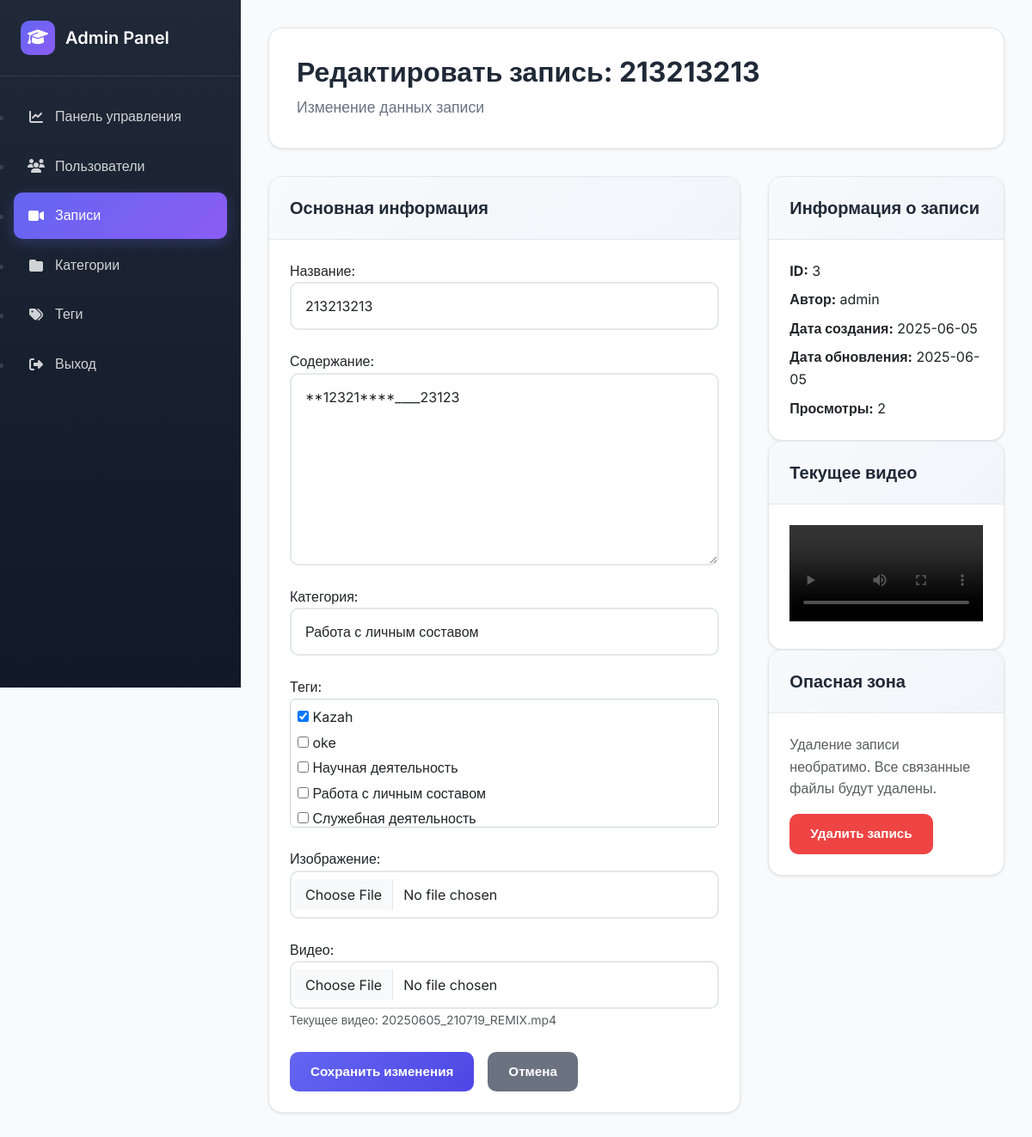
The app's page /admin/recordings/3/edit (signed in), older data.
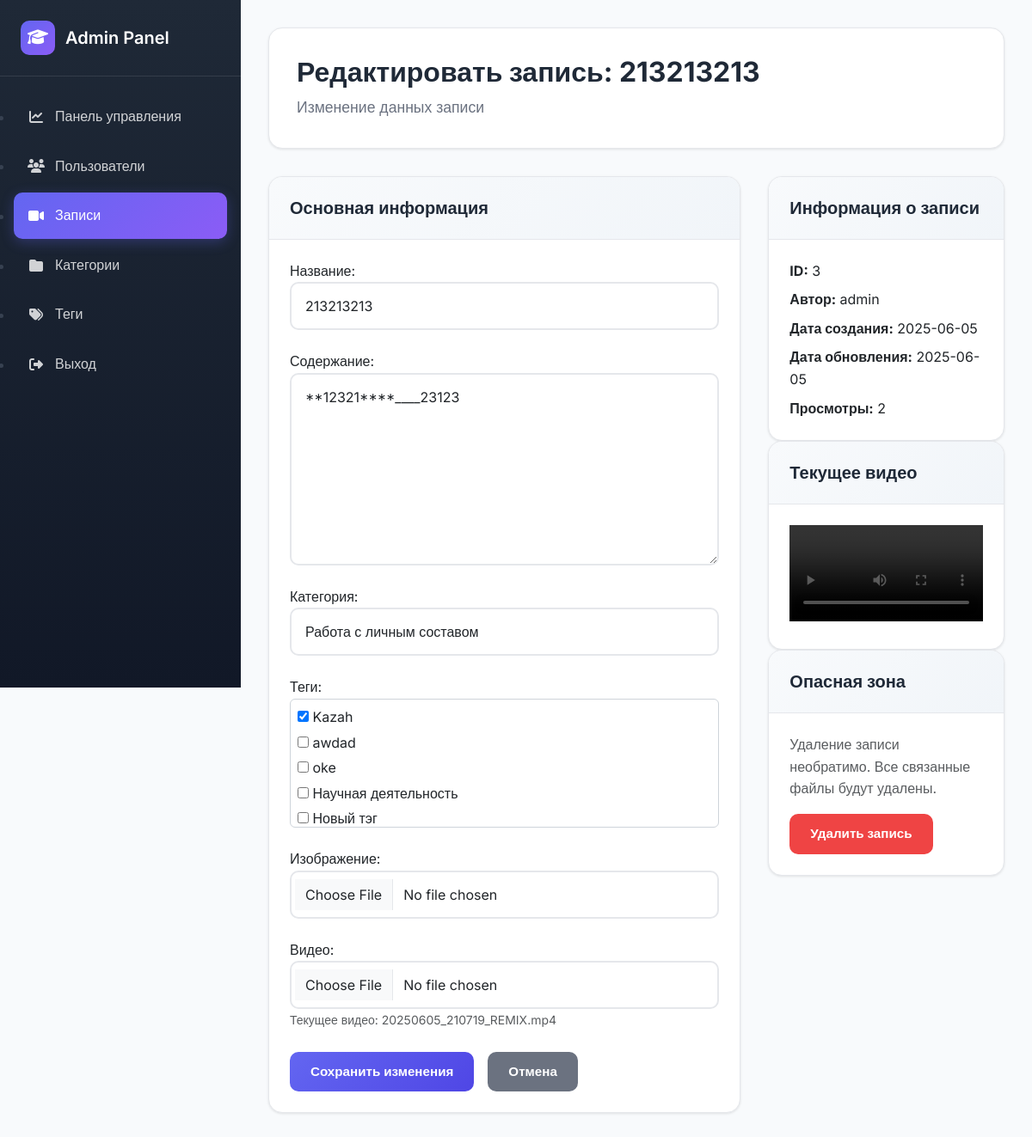
The same page, newer data.
### tables this page shows
CREATE TABLE tags (
            id INTEGER PRIMARY KEY AUTOINCREMENT,
            name TEXT UNIQUE NOT NULL,
            created_at TIMESTAMP DEFAULT CURRENT_TIMESTAMP
        );

### backend/app.py (the view, shortened to what this page needs)
@app.route('/admin/recordings/<int:recording_id>/edit', methods=['GET', 'POST'])
@admin_required
def edit_recording(recording_id):
    db = get_db()
    cursor = db.cursor()
    cursor.execute('''
        SELECT r.*, c.name as category_name, u.username as author_username
        FROM recordings r
        LEFT JOIN categories c ON r.category_id = c.id
        LEFT JOIN users u ON r.author_id = u.id
        WHERE r.id = ?
    ''', (recording_id,))
    recording = cursor.fetchone()
    if not recording:
        flash('Recording not found', 'error')
        return redirect(url_for('admin_recordings'))
    cursor.execute('''
        SELECT t.id, t.name FROM tags t
        JOIN recording_tags rt ON t.id = rt.tag_id
        WHERE rt.recording_id = ?
    ''', (recording_id,))
    recording_tags = cursor.fetchall()
    cursor.execute('SELECT * FROM categories ORDER BY name')
    categories = cursor.fetchall()
    cursor.execute('SELECT * FROM tags ORDER BY name')
    tags = cursor.fetchall()
    return render_template('admin/edit_recording.html',
                         recording=recording,
                         recording_tags=recording_tags,
                         categories=categories,
                         tags=tags)

### backend/app.py (called while the page is built)
def get_db():
    if 'db' not in g:
        g.db = sqlite3.connect(app.config['DATABASE'])
        g.db.row_factory = sqlite3.Row
    return g.db

def close_db_1(e=None):
    db = g.pop('db', None)
    if db is not None:
        db.close()

@app.before_request
def handle_preflight():
    if request.method == "OPTIONS":
        response = jsonify({'message': 'OK'})
        response.headers.add("Access-Control-Allow-Origin", "*")
        response.headers.add('Access-Control-Allow-Headers', "*")
        response.headers.add('Access-Control-Allow-Methods', "*")
        return response

@app.before_request
def log_request_info():
    if app.debug:
        print(f"Request: {request.method} {request.url}")
        if request.is_json:
            print(f"JSON: {request.get_json()}")

@app.after_request
def after_request(response):
    response.headers.add('Access-Control-Allow-Origin', '*')
    response.headers.add('Access-Control-Allow-Headers', 'Content-Type,Authorization')
    response.headers.add('Access-Control-Allow-Methods', 'GET,PUT,POST,DELETE,OPTIONS')
    return response

### backend/templates/admin/edit_recording.html (shortened to what the changed rows need)
{% extends "admin/base.html" %}
{% block content %}
<div class="page-header">
    <h2>Редактировать запись: {{ recording.title }}</h2>
</div>
<div style="display: grid; grid-template-columns: 2fr 1fr; gap: 2rem;">
    <div class="card">
        <div class="card-body">
            <form method="POST" enctype="multipart/form-data">
                <div class="form-group">
                    <div style="max-height: 150px; overflow-y: auto; border: 1px solid #ced4da; padding: 0.5rem; border-radius: 0.375rem;">
                        {% for tag in tags %}
                            <label style="display: block; margin-bottom: 0.25rem;">
                                <input type="checkbox" name="tag_ids" value="{{ tag.id }}"
                                       {% for recording_tag in recording_tags %}
                                           {% if recording_tag.id == tag.id %}checked{% endif %}
                                       {% endfor %}>
                                {{ tag.name }}
                            </label>
                        {% endfor %}
                    </div>
                </div>
            </form>
        </div>
    </div>
</div>
{% endblock %}

Row changes from the older to the newer data that the page shows:
no longer on this page (row unchanged): tags: name "Работа с личным составом"
no longer on this page (row unchanged): tags: name "Служебная деятельность"
added tags: name "awdad"
added tags: name "Новый тэг"
